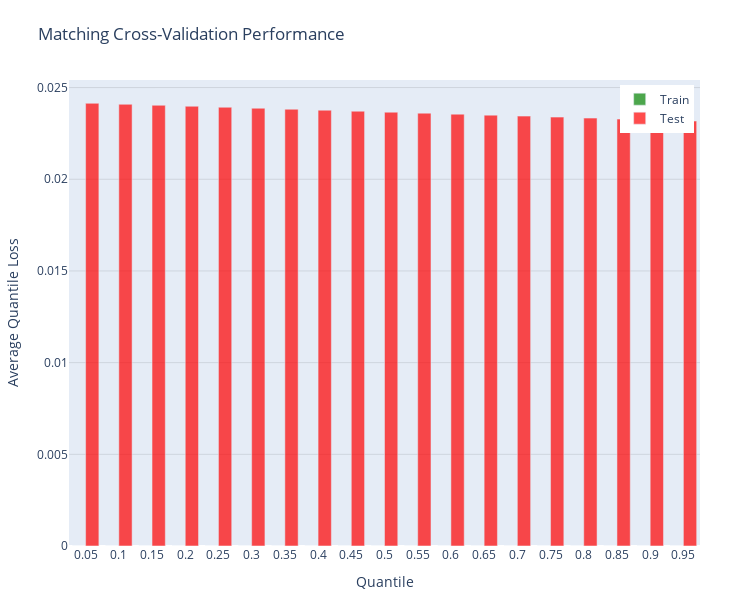

Notebook cell for this chart:
### Code cell
# Plot the results
perf_results_viz = model_performance_results(
    results=matching_results,
    model_name="Matching",
    method_name="Cross-Validation Quantile Loss Average",
)
fig = perf_results_viz.plot(
    title="Matching Cross-Validation Performance",
)
fig.show()

### Figure 1 — Plotly figure (JSON) as saved in the notebook; plotly's stock layout.template omitted (floating-point values rounded to 4 significant figures)
{"data": [{"marker": {"color": "rgba(0, 128, 0, 0.7)"}, "name": "Train", "type": "bar", "x": ["0.05", "0.1", "0.15", "0.2", "0.25", "0.3", "0.35", "0.4", "0.45", "0.5", "0.55", "0.6", "0.65", "0.7", "0.75", "0.8", "0.85", "0.9", "0.95"], "y": [0, 0, 0, 0, 0, 0, 0, 0, 0, 0, 0, 0, 0, 0, 0, 0, 0, 0, 0]}, {"marker": {"color": "rgba(255, 0, 0, 0.7)"}, "name": "Test", "type": "bar", "x": ["0.05", "0.1", "0.15", "0.2", "0.25", "0.3", "0.35", "0.4", "0.45", "0.5", "0.55", "0.6", "0.65", "0.7", "0.75", "0.8", "0.85", "0.9", "0.95"], "y": [0.02414, 0.02409, 0.02404, 0.02398, 0.02393, 0.02387, 0.02382, 0.02377, 0.02371, 0.02366, 0.02361, 0.02355, 0.0235, 0.02344, 0.02339, 0.02334, 0.02328, 0.02323, 0.02317]}], "layout": {"barmode": "group", "height": 600, "legend": {"x": 0.99, "xanchor": "right", "y": 0.99, "yanchor": "top"}, "margin": {"b": 50, "l": 50, "r": 50, "t": 80}, "title": {"text": "Matching Cross-Validation Performance"}, "width": 750, "xaxis": {"title": {"text": "Quantile"}}, "yaxis": {"gridcolor": "rgba(0,0,0,0.1)", "gridwidth": 1, "showgrid": true, "title": {"text": "Average Quantile Loss"}}}}
